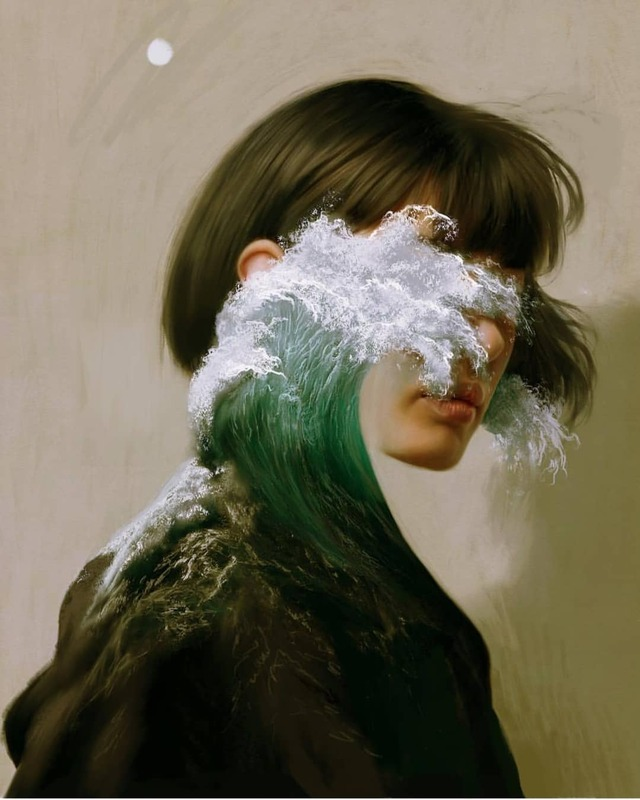
%> input picture Compresion-imagenes-JPEG/ola.jpg, 640 x 800 px
$ octave JPEG_JoaquinFarias.m   (GNU Octave 9; MATLAB toolbox functions it lacks are replaced by stand-ins)
%> lines starting %> are read from the running program, lines starting %| are printed output that depends on the picture
### Compresion-imagenes-JPEG/DCT.m
function [Matriz_transformada1,Matriz_transformada2,Matriz_transformada3,dctMatriz,mean] = DCT(Matriz1,Matriz2,Matriz3)

%Se obtiene la matriz DCT
dctMatriz = dctmtx(8);

%Se crea la funcion para hacer la DCT
dct = @(bloque) dctMatriz * bloque.data * dctMatriz';

%Se hace la tranformada en los 3 canales
Matriz_transformada1 = blockproc(double(Matriz1-mean2(Matriz1)),[8 8],dct);
Matriz_transformada2 = blockproc(double(Matriz2-mean2(Matriz2)),[8 8],dct);
Matriz_transformada3 = blockproc(double(Matriz3-mean2(Matriz3)),[8 8],dct);

%se guardan los promedios
mean(1) = mean2(Matriz1);
mean(2) = mean2(Matriz2);
mean(3) = mean2(Matriz3);
end

### Compresion-imagenes-JPEG/CUANTIZAR.m
function [IMG_Q] = CUANTIZAR(IMG_Y_DCT,IMG_Cb_DCT,IMG_Cr_DCT,Qmatriz)
%Se cuantizan los canales de la imagen
cuantizacion = @(bloque) round( bloque.data ./ Qmatriz); %Funcion para cuantificar
IMG_YQ = blockproc(double(IMG_Y_DCT),[8 8],cuantizacion);
IMG_CbQ = blockproc(double(IMG_Cb_DCT),[8 8],cuantizacion);
IMG_CrQ = blockproc(double(IMG_Cr_DCT),[8 8],cuantizacion);

%Se une todo en un arreglo para meter a la funcion de codificacion
IMG_Q{1} = IMG_YQ;
IMG_Q{2} = IMG_CbQ;
IMG_Q{3} = IMG_CrQ;
end

### Compresion-imagenes-JPEG/CODIFICAR.m
function [diccionario, dim] = CODIFICAR(Matriz)

%Se reordenan las matrices zigzag en vectores
for i=1:3
    MatrizZ{i} = zigzag(Matriz{i});
end

%Se codifican las matrices por separado
for t=1:3
    [bins{t}, val{t}, cant{t}] = CONTADOR_BINS(MatrizZ{t});
    probabilidad = cant{t}(:)/sum(cant{t}(:));
    diccionario{t} = huffmandict(val{t}(:), probabilidad);
    codificado{t} = huffmanenco(MatrizZ{t}(:),diccionario{t});
end

dim = zeros(1,3);
%Se guardan encabezado de dimencion de matrices codificadas
for b=1:3
    dim(b) = size(codificado{b},1);
end

%guardando bits, primero hay que concatenar
IMG_CONCT = codificado{1}';
for g=2:3
    IMG_CONCT = [IMG_CONCT  codificado{g}'];
end

%Luego, se guardan en archivo binario .bin
data = fopen('IMG_COMPRIMIDA.bin','w');
fwrite(data, IMG_CONCT, 'ubit1');
fclose(data);

end

### Compresion-imagenes-JPEG/GENERACION_MQ.m
function [Qmatriz] = GENERACION_MQ(Q)

% se define la matriz de cuantizacion
Tb = [16 11 10 16 24 40 51 61; 12 12 14 19 26 58 60 55; ...
     14 13 16 24 40 57 69 56; 14 17 22 29 51 87 80 62; ...
     18 22 37 56 68 109 103 77; 24 35 55 64 81 104 113 92; ...
     49 64 78 87 103 121 120 101; 72 92 95 98 112 100 103 99];

%Se determina S
if (Q < 50)
    S = 5000/Q;
else
    S = 200 - 2*Q;
end

Ts = floor((S*Tb + 50) / 100);
Ts(Ts == 0) = 1; % Previene que se divida por 0
Qmatriz = Ts;

end

### Compresion-imagenes-JPEG/JPEG_JoaquinFarias.m
%Implementacion de formato de compresion JPEG
%joaquin Farias
%Procesamiento moderno de señales

clear
clc

fprintf('Hola, este es un programa que implementa el formate JPEG en una imagen.\n')
prompt = 'Por favor ingrese el factor de calidad que desea, Q = ';
Q = input(prompt);
%> the answer given: 2

%Se extre los datos de la imagen original.
IMG_ORIGINAL = imread('ola.jpg');
%> IMG_ORIGINAL is the input picture: size 800x640x3 uint8; mean R, G, B 111.3, 105.2, 85.8

%Se transpasa la imagen a formato YCbCr
IMG_YCbCr = double(rgb2ycbcr(IMG_ORIGINAL));
%> IMG_YCbCr: size 800x640x3 double; mean of channels 1, 2, 3 106, 118.6, 132
IMG_Y = IMG_YCbCr(:,:,1);
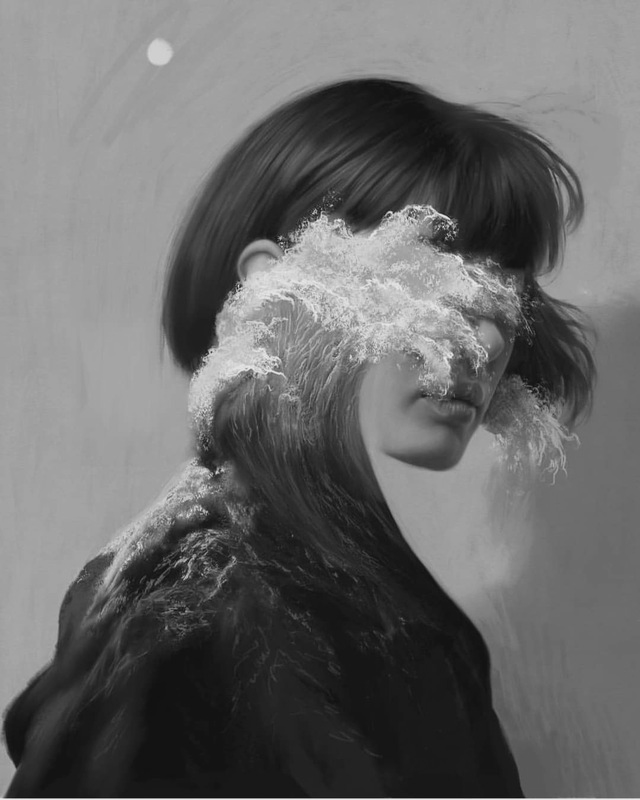
%> IMG_Y: size 800x640 double; min 16, max 235, mean 106
%Se encogen las matrices de crominancia
IMG_Cb = imresize(IMG_YCbCr(:,:,2),size(IMG_YCbCr(:,:,2))/2);
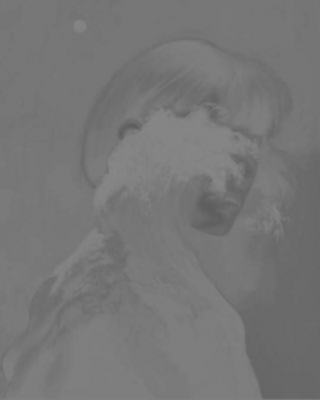
%> IMG_Cb: size 400x320 double; min 92.62, max 136, mean 118.6
IMG_Cr = imresize(IMG_YCbCr(:,:,3),size(IMG_YCbCr(:,:,3))/2);
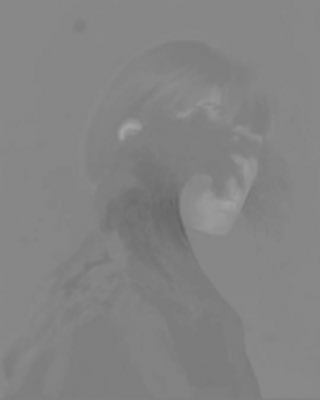
%> IMG_Cr: size 400x320 double; min 100.1, max 164.5, mean 132

%Se calcua matriz DCT y se hace la transformada
[IMG_Y_DCT,IMG_Cb_DCT,IMG_Cr_DCT,dctMatriz,mean] = DCT(IMG_Y, IMG_Cb, IMG_Cr);
%> in DCT, `Matriz_transformada2 = blockproc(double(Matriz2-mean2(Matriz2)),[8 8],..`:
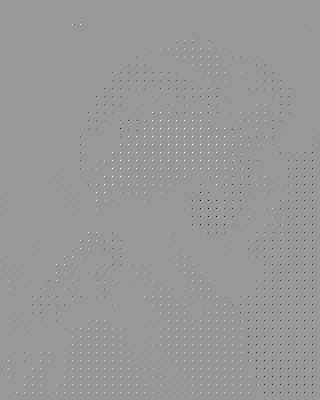
%> Matriz_transformada2: size 400x320 double; min -181.3, max 121.7, mean 0; drawn with min black and max white
%> dctMatriz = [0.354 0.354 0.354 0.354 0.354 0.354 0.354 0.354; 0.49 0.416 0.278 0.0975 -0.0975 -0.278 -0.416 -0.49; 0.462 0.191 -0.191 -0.462 -0.462 -0.191 0.191 0.462; 0.416 -0.0975 -0.49 -0.278 0.278 0.49 0.0975 -0.416; 0.354 -0.354 -0.354 0.354 0.354 -0.354 -0.354 0.354; 0.278 -0.49 0.0975 0.416 -0.416 -0.0975 0.49 -0.278; 0.191 -0.462 0.462 -0.191 -0.191 0.462 -0.462 0.191; 0.0975 -0.278 0.416 -0.49 0.49 -0.416 0.278 -0.0975]; mean = [106 118.6 132]

%Se crea matriz de cuantizacion de 8x8, depende del factor Q
[Qmatriz] = GENERACION_MQ(Q);

%Se cuantizan los canales de la imagen
[IMG_Q] = CUANTIZAR(IMG_Y_DCT,IMG_Cb_DCT,IMG_Cr_DCT,Qmatriz);
%> in CUANTIZAR, `IMG_CbQ = blockproc(double(IMG_Cb_DCT),[8 8],cuantizacion);`: IMG_CbQ: size 400x320 double; every value is 0
%> in CUANTIZAR, `IMG_CrQ = blockproc(double(IMG_Cr_DCT),[8 8],cuantizacion);`: IMG_CrQ: size 400x320 double; every value is 0
%> IMG_Q = 3 items

%Se codifican y se guardan los archivos comprimidos
[DICC, DIM_COD] = CODIFICAR(IMG_Q); %Codificacion con Huffman
%> the run ends on the next line
